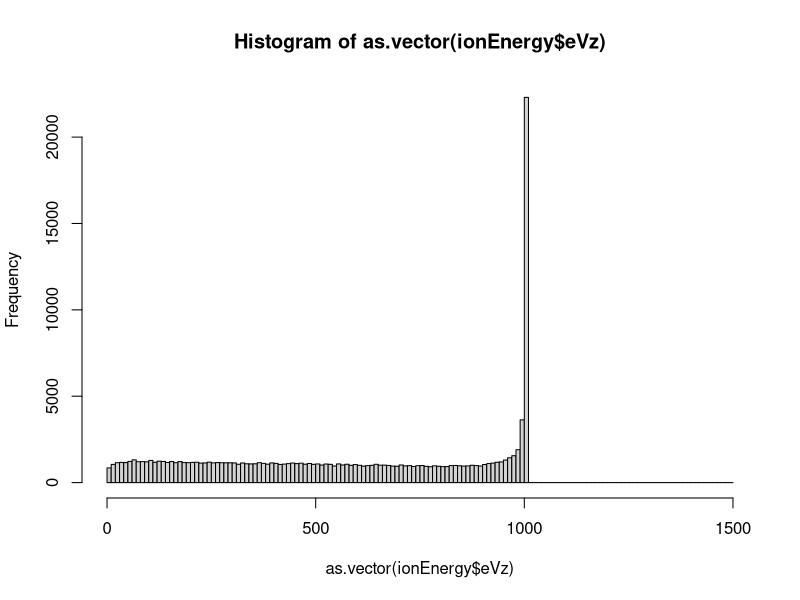

Reproduce this figure in R.
ionEnergy <- read.csv("ionEnergy.csv", header=FALSE)
colnames(ionEnergy) <- c("eVz", "eV")

hist(as.vector(ionEnergy$eVz), breaks = seq(0,1500,10))
